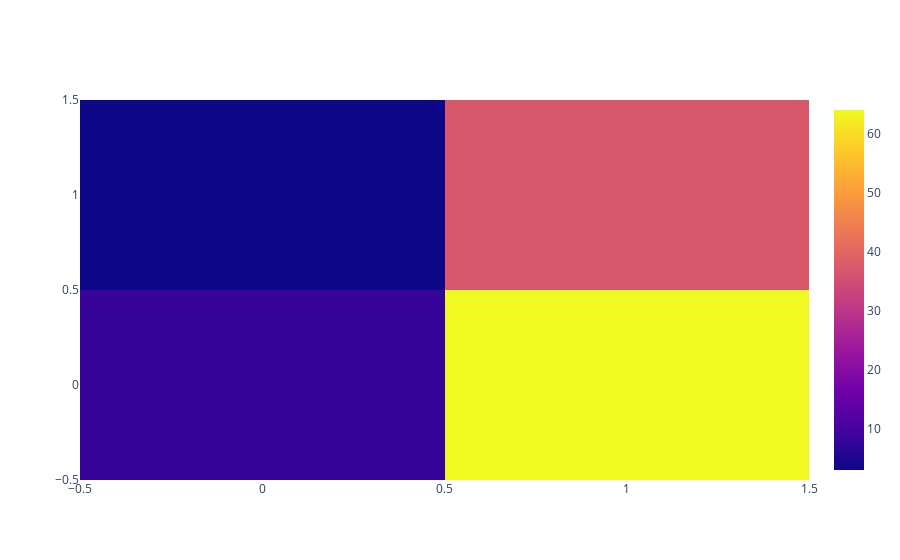

The code cell stored with this chart in its notebook:
### Code cell
data = [trace]

offline.iplot(data)

### Figure 1 — Plotly figure (JSON) as saved in the notebook; plotly's stock layout.template omitted (floating-point values rounded to 4 significant figures)
{"data": [{"type": "heatmap", "z": [[8, 64], [3, 37]]}], "layout": {}}
